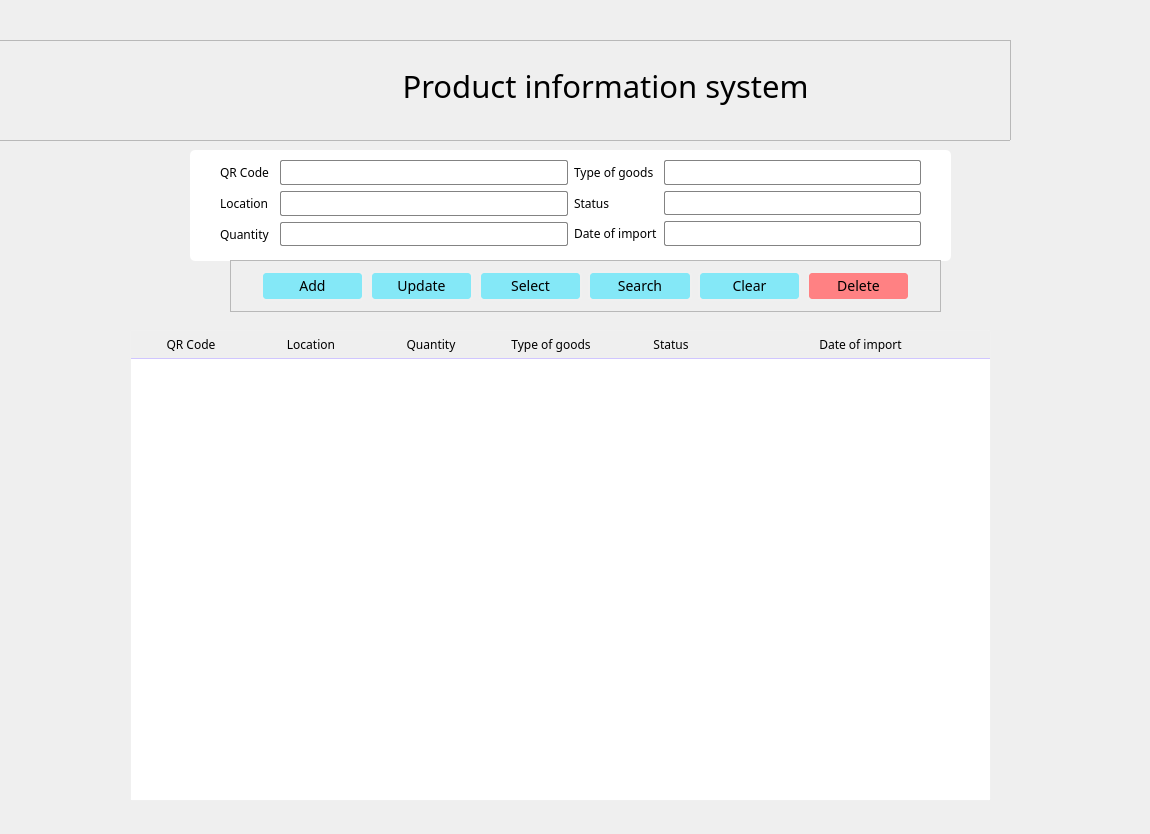
<?xml version="1.0" encoding="UTF-8"?>
<ui version="4.0">
 <class>Form_2</class>
 <widget class="QWidget" name="Form_2">
  <property name="geometry">
   <rect>
    <x>0</x>
    <y>0</y>
    <width>1150</width>
    <height>834</height>
   </rect>
  </property>
  <property name="windowTitle">
   <string>Form</string>
  </property>
  <property name="styleSheet">
   <string notr="true">/* Styles for the info_frame element */
#info_frame {
	background-color: #fff;
	border: none;
	border-radius: 5px;
}

/* Styles for labels, input fields, and combo boxes inside &quot;info_frame&quot; */
#info_frame QLabel,
#info_frame QLineEdit,
#info_frame QComboBox,
#function_frame QPushButton,
QHeaderView::section {
	font-family: Segoe UI Semibold;
	font-size: 12px;
}

/* Styles for input fields and combo boxes inside */
#info_frame QLineEdit,
#info_frame QComboBox {
	padding: 4px 5px;
	border: 1px solid #838383;
	border-radius: 2px;
}

/* Focus styles for input fields and combo boxes */
#info_frame QLineEdit:focus,
#info_frame QComboBox:focus {
	border-color: #0055ff;
}

/* Styles for combo boxes drop-down */
QComboBox::drop-down {
	background: transparent;
	border: none;
	margin-right: 5px;
}

/* Styles for the 'result_frame' */
#result_frame {
	border-radius: 5px;
	background-color: #fff;
}

/* Style for border QTableWidget */
QTableWidget {
	border-radius: 3px;
	border: 1px solid #f0f0f0;
}

/* Style for the header section */
QHeaderView::section {
	border: none;
	border-bottom: 1px solid #d0c6ff;
	text-align: left;
	padding: 3px 5px;
}

/* Styles for table items */
QTableWidget::item {
	border-bottom: 1px solid #d0c6ff;
	color: #000;
	padding-left: 3px;
}

/* Styles for buttons inside the 'function_frame' */
#function_frame QPushButton {
	font-size: 14px;
	padding: 5px 10px;
	border: 2px solid #f0f0f0;
	border-radius: 5px;
	background-color: #84e8f7;
}

/* Style for delete_btn */
#function_frame #delete_btn {
	background-color: #ff8183;
}

/* Hover styles for buttons inside the 'function_frame' */
#function_frame QPushButton:hover {
	border-color: #4c96f7;
	font-size: 15px;
}

/* Hover styles for the delete_btn */
#function_frame #delete_btn:hover {
	border-color: #dc0004;
}</string>
  </property>
  <widget class="QFrame" name="frame">
   <property name="geometry">
    <rect>
     <x>-10</x>
     <y>40</y>
     <width>1021</width>
     <height>101</height>
    </rect>
   </property>
   <property name="font">
    <font>
     <family>Algerian</family>
     <pointsize>30</pointsize>
    </font>
   </property>
   <property name="frameShape">
    <enum>QFrame::StyledPanel</enum>
   </property>
   <property name="frameShadow">
    <enum>QFrame::Raised</enum>
   </property>
   <widget class="QLabel" name="title_label">
    <property name="geometry">
     <rect>
      <x>220</x>
      <y>20</y>
      <width>791</width>
      <height>51</height>
     </rect>
    </property>
    <property name="font">
     <font>
      <family>Algerian</family>
      <pointsize>23</pointsize>
     </font>
    </property>
    <property name="text">
     <string>Product information system</string>
    </property>
    <property name="alignment">
     <set>Qt::AlignCenter</set>
    </property>
   </widget>
  </widget>
  <widget class="QFrame" name="info_frame">
   <property name="geometry">
    <rect>
     <x>190</x>
     <y>150</y>
     <width>761</width>
     <height>111</height>
    </rect>
   </property>
   <property name="frameShape">
    <enum>QFrame::StyledPanel</enum>
   </property>
   <property name="frameShadow">
    <enum>QFrame::Raised</enum>
   </property>
   <layout class="QGridLayout" name="gridLayout_2">
    <property name="leftMargin">
     <number>30</number>
    </property>
    <property name="topMargin">
     <number>10</number>
    </property>
    <property name="rightMargin">
     <number>30</number>
    </property>
    <property name="bottomMargin">
     <number>15</number>
    </property>
    <item row="0" column="0">
     <layout class="QGridLayout" name="gridLayout">
      <property name="horizontalSpacing">
       <number>10</number>
      </property>
      <item row="0" column="0">
       <widget class="QLabel" name="label_2">
        <property name="text">
         <string>QR Code</string>
        </property>
       </widget>
      </item>
      <item row="0" column="1">
       <widget class="QLineEdit" name="lineEdit"/>
      </item>
      <item row="1" column="0">
       <widget class="QLabel" name="label_3">
        <property name="text">
         <string>Location</string>
        </property>
       </widget>
      </item>
      <item row="1" column="1">
       <widget class="QLineEdit" name="lineEdit_2"/>
      </item>
      <item row="2" column="0">
       <widget class="QLabel" name="label_4">
        <property name="text">
         <string>Quantity</string>
        </property>
       </widget>
      </item>
      <item row="2" column="1">
       <widget class="QLineEdit" name="lineEdit_3"/>
      </item>
     </layout>
    </item>
    <item row="0" column="1">
     <layout class="QFormLayout" name="formLayout">
      <item row="1" column="0">
       <widget class="QLabel" name="label_6">
        <property name="text">
         <string>Status</string>
        </property>
       </widget>
      </item>
      <item row="2" column="0">
       <widget class="QLabel" name="label_7">
        <property name="text">
         <string>Date of import</string>
        </property>
       </widget>
      </item>
      <item row="2" column="1">
       <widget class="QLineEdit" name="lineEdit_6"/>
      </item>
      <item row="0" column="0">
       <widget class="QLabel" name="label_5">
        <property name="text">
         <string>Type of goods</string>
        </property>
       </widget>
      </item>
      <item row="0" column="1">
       <widget class="QLineEdit" name="lineEdit_4"/>
      </item>
      <item row="1" column="1">
       <widget class="QLineEdit" name="lineEdit_5"/>
      </item>
     </layout>
    </item>
   </layout>
  </widget>
  <widget class="QFrame" name="function_frame">
   <property name="geometry">
    <rect>
     <x>230</x>
     <y>260</y>
     <width>711</width>
     <height>52</height>
    </rect>
   </property>
   <property name="frameShape">
    <enum>QFrame::StyledPanel</enum>
   </property>
   <property name="frameShadow">
    <enum>QFrame::Raised</enum>
   </property>
   <layout class="QGridLayout" name="gridLayout_3">
    <property name="leftMargin">
     <number>30</number>
    </property>
    <property name="topMargin">
     <number>10</number>
    </property>
    <property name="rightMargin">
     <number>30</number>
    </property>
    <property name="bottomMargin">
     <number>10</number>
    </property>
    <item row="0" column="2">
     <widget class="QPushButton" name="select_btn">
      <property name="text">
       <string>Select</string>
      </property>
     </widget>
    </item>
    <item row="0" column="3">
     <widget class="QPushButton" name="search_btn">
      <property name="text">
       <string>Search</string>
      </property>
     </widget>
    </item>
    <item row="0" column="1">
     <widget class="QPushButton" name="update_btn">
      <property name="text">
       <string>Update</string>
      </property>
     </widget>
    </item>
    <item row="0" column="5">
     <widget class="QPushButton" name="delete_btn">
      <property name="text">
       <string>Delete</string>
      </property>
     </widget>
    </item>
    <item row="0" column="0">
     <widget class="QPushButton" name="add_btn">
      <property name="text">
       <string>Add</string>
      </property>
     </widget>
    </item>
    <item row="0" column="4">
     <widget class="QPushButton" name="clear_btn">
      <property name="text">
       <string>Clear</string>
      </property>
     </widget>
    </item>
   </layout>
  </widget>
  <widget class="QFrame" name="result_frame">
   <property name="geometry">
    <rect>
     <x>130</x>
     <y>330</y>
     <width>861</width>
     <height>471</height>
    </rect>
   </property>
   <property name="frameShape">
    <enum>QFrame::StyledPanel</enum>
   </property>
   <property name="frameShadow">
    <enum>QFrame::Raised</enum>
   </property>
   <widget class="QTableWidget" name="tableWidget">
    <property name="geometry">
     <rect>
      <x>0</x>
      <y>0</y>
      <width>861</width>
      <height>471</height>
     </rect>
    </property>
    <property name="focusPolicy">
     <enum>Qt::NoFocus</enum>
    </property>
    <property name="showGrid">
     <bool>false</bool>
    </property>
    <attribute name="horizontalHeaderDefaultSectionSize">
     <number>120</number>
    </attribute>
    <attribute name="horizontalHeaderMinimumSectionSize">
     <number>49</number>
    </attribute>
    <attribute name="horizontalHeaderStretchLastSection">
     <bool>true</bool>
    </attribute>
    <attribute name="verticalHeaderVisible">
     <bool>false</bool>
    </attribute>
    <column>
     <property name="text">
      <string>QR Code</string>
     </property>
     <property name="textAlignment">
      <set>AlignCenter</set>
     </property>
    </column>
    <column>
     <property name="text">
      <string>Location</string>
     </property>
     <property name="textAlignment">
      <set>AlignCenter</set>
     </property>
    </column>
    <column>
     <property name="text">
      <string>Quantity</string>
     </property>
     <property name="textAlignment">
      <set>AlignCenter</set>
     </property>
    </column>
    <column>
     <property name="text">
      <string>Type of goods</string>
     </property>
     <property name="textAlignment">
      <set>AlignCenter</set>
     </property>
    </column>
    <column>
     <property name="text">
      <string>Status</string>
     </property>
     <property name="textAlignment">
      <set>AlignCenter</set>
     </property>
    </column>
    <column>
     <property name="text">
      <string>Date of import</string>
     </property>
     <property name="textAlignment">
      <set>AlignCenter</set>
     </property>
    </column>
   </widget>
  </widget>
 </widget>
 <resources/>
 <connections/>
</ui>
